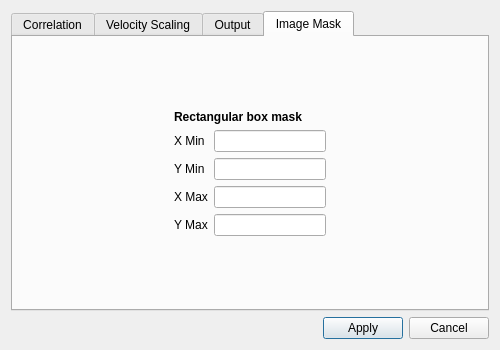
<?xml version="1.0" encoding="UTF-8"?>
<ui version="4.0">
 <class>SetupWindow</class>
 <widget class="QDialog" name="SetupWindow">
  <property name="windowModality">
   <enum>Qt::ApplicationModal</enum>
  </property>
  <property name="geometry">
   <rect>
    <x>0</x>
    <y>0</y>
    <width>500</width>
    <height>350</height>
   </rect>
  </property>
  <property name="sizePolicy">
   <sizepolicy hsizetype="Fixed" vsizetype="Fixed">
    <horstretch>0</horstretch>
    <verstretch>0</verstretch>
   </sizepolicy>
  </property>
  <property name="minimumSize">
   <size>
    <width>500</width>
    <height>350</height>
   </size>
  </property>
  <property name="maximumSize">
   <size>
    <width>500</width>
    <height>350</height>
   </size>
  </property>
  <property name="windowTitle">
   <string>Setup</string>
  </property>
  <property name="windowIcon">
   <iconset>
    <normaloff/>
   </iconset>
  </property>
  <layout class="QVBoxLayout" name="verticalLayout_2">
   <item>
    <widget class="QTabWidget" name="tabWidget">
     <property name="enabled">
      <bool>true</bool>
     </property>
     <property name="sizePolicy">
      <sizepolicy hsizetype="Expanding" vsizetype="Expanding">
       <horstretch>0</horstretch>
       <verstretch>0</verstretch>
      </sizepolicy>
     </property>
     <property name="focusPolicy">
      <enum>Qt::TabFocus</enum>
     </property>
     <property name="currentIndex">
      <number>3</number>
     </property>
     <widget class="QWidget" name="correlationTab">
      <attribute name="title">
       <string>Correlation</string>
      </attribute>
      <layout class="QGridLayout" name="gridLayout">
       <item row="1" column="1">
        <widget class="QLabel" name="signalLevelLabel">
         <property name="sizePolicy">
          <sizepolicy hsizetype="Preferred" vsizetype="Minimum">
           <horstretch>0</horstretch>
           <verstretch>0</verstretch>
          </sizepolicy>
         </property>
         <property name="font">
          <font>
           <weight>75</weight>
           <bold>true</bold>
          </font>
         </property>
         <property name="text">
          <string>Signal Level</string>
         </property>
        </widget>
       </item>
       <item row="2" column="2">
        <layout class="QFormLayout" name="signalLevelLayout">
         <property name="labelAlignment">
          <set>Qt::AlignRight|Qt::AlignTrailing|Qt::AlignVCenter</set>
         </property>
         <item row="0" column="0">
          <widget class="QLabel" name="sigMeanLabel">
           <property name="text">
            <string>Signal to Mean</string>
           </property>
          </widget>
         </item>
         <item row="0" column="1">
          <widget class="QLineEdit" name="sigMeanText">
           <property name="sizePolicy">
            <sizepolicy hsizetype="Fixed" vsizetype="Fixed">
             <horstretch>0</horstretch>
             <verstretch>0</verstretch>
            </sizepolicy>
           </property>
           <property name="minimumSize">
            <size>
             <width>100</width>
             <height>0</height>
            </size>
           </property>
           <property name="alignment">
            <set>Qt::AlignCenter</set>
           </property>
          </widget>
         </item>
         <item row="1" column="0">
          <widget class="QLabel" name="sigPeakLabel">
           <property name="text">
            <string>Signal to Next Peak</string>
           </property>
          </widget>
         </item>
         <item row="1" column="1">
          <widget class="QLineEdit" name="sigPeakText">
           <property name="sizePolicy">
            <sizepolicy hsizetype="Fixed" vsizetype="Fixed">
             <horstretch>0</horstretch>
             <verstretch>0</verstretch>
            </sizepolicy>
           </property>
           <property name="minimumSize">
            <size>
             <width>100</width>
             <height>0</height>
            </size>
           </property>
           <property name="alignment">
            <set>Qt::AlignCenter</set>
           </property>
          </widget>
         </item>
        </layout>
       </item>
       <item row="4" column="1">
        <widget class="QLabel" name="gridSetupLabel">
         <property name="font">
          <font>
           <weight>75</weight>
           <bold>true</bold>
          </font>
         </property>
         <property name="text">
          <string>Grid setup</string>
         </property>
        </widget>
       </item>
       <item row="5" column="1" colspan="2">
        <layout class="QFormLayout" name="gridSetupLayout">
         <property name="labelAlignment">
          <set>Qt::AlignRight|Qt::AlignTrailing|Qt::AlignVCenter</set>
         </property>
         <property name="formAlignment">
          <set>Qt::AlignRight|Qt::AlignTop|Qt::AlignTrailing</set>
         </property>
         <item row="0" column="0">
          <widget class="QLabel" name="intArealLabel">
           <property name="text">
            <string>Interrogation Area</string>
           </property>
          </widget>
         </item>
         <item row="0" column="1">
          <widget class="QComboBox" name="intAreaCombo">
           <property name="sizePolicy">
            <sizepolicy hsizetype="Fixed" vsizetype="Fixed">
             <horstretch>0</horstretch>
             <verstretch>0</verstretch>
            </sizepolicy>
           </property>
           <property name="minimumSize">
            <size>
             <width>100</width>
             <height>0</height>
            </size>
           </property>
          </widget>
         </item>
         <item row="1" column="0">
          <widget class="QLabel" name="xSpacinglabel">
           <property name="text">
            <string>Horizontal Spacing [pixels]</string>
           </property>
          </widget>
         </item>
         <item row="1" column="1">
          <widget class="QLineEdit" name="xSpacing">
           <property name="sizePolicy">
            <sizepolicy hsizetype="Fixed" vsizetype="Fixed">
             <horstretch>0</horstretch>
             <verstretch>0</verstretch>
            </sizepolicy>
           </property>
           <property name="minimumSize">
            <size>
             <width>100</width>
             <height>0</height>
            </size>
           </property>
           <property name="alignment">
            <set>Qt::AlignCenter</set>
           </property>
          </widget>
         </item>
         <item row="2" column="0">
          <widget class="QLabel" name="ySpacingLabel">
           <property name="text">
            <string>Vertical Spacing [pixels]</string>
           </property>
          </widget>
         </item>
         <item row="2" column="1">
          <widget class="QLineEdit" name="ySpacing">
           <property name="sizePolicy">
            <sizepolicy hsizetype="Fixed" vsizetype="Fixed">
             <horstretch>0</horstretch>
             <verstretch>0</verstretch>
            </sizepolicy>
           </property>
           <property name="minimumSize">
            <size>
             <width>100</width>
             <height>0</height>
            </size>
           </property>
           <property name="alignment">
            <set>Qt::AlignCenter</set>
           </property>
          </widget>
         </item>
        </layout>
       </item>
       <item row="0" column="1">
        <spacer name="verticalSpacer">
         <property name="orientation">
          <enum>Qt::Vertical</enum>
         </property>
         <property name="sizeHint" stdset="0">
          <size>
           <width>20</width>
           <height>40</height>
          </size>
         </property>
        </spacer>
       </item>
       <item row="6" column="1">
        <spacer name="verticalSpacer_2">
         <property name="orientation">
          <enum>Qt::Vertical</enum>
         </property>
         <property name="sizeHint" stdset="0">
          <size>
           <width>20</width>
           <height>40</height>
          </size>
         </property>
        </spacer>
       </item>
       <item row="3" column="1">
        <spacer name="verticalSpacer_3">
         <property name="orientation">
          <enum>Qt::Vertical</enum>
         </property>
         <property name="sizeHint" stdset="0">
          <size>
           <width>20</width>
           <height>40</height>
          </size>
         </property>
        </spacer>
       </item>
       <item row="4" column="0">
        <spacer name="horizontalSpacer_2">
         <property name="orientation">
          <enum>Qt::Horizontal</enum>
         </property>
         <property name="sizeType">
          <enum>QSizePolicy::Expanding</enum>
         </property>
         <property name="sizeHint" stdset="0">
          <size>
           <width>50</width>
           <height>20</height>
          </size>
         </property>
        </spacer>
       </item>
       <item row="2" column="3">
        <spacer name="horizontalSpacer_3">
         <property name="orientation">
          <enum>Qt::Horizontal</enum>
         </property>
         <property name="sizeHint" stdset="0">
          <size>
           <width>40</width>
           <height>20</height>
          </size>
         </property>
        </spacer>
       </item>
      </layout>
     </widget>
     <widget class="QWidget" name="scalingTab">
      <attribute name="title">
       <string>Velocity Scaling</string>
      </attribute>
      <layout class="QGridLayout" name="gridLayout_2">
       <item row="2" column="1">
        <layout class="QFormLayout" name="timeScalingLayout">
         <property name="fieldGrowthPolicy">
          <enum>QFormLayout::AllNonFixedFieldsGrow</enum>
         </property>
         <item row="1" column="0">
          <widget class="QLabel" name="deltaTLabel">
           <property name="text">
            <string>delta t [ms]</string>
           </property>
          </widget>
         </item>
         <item row="1" column="1">
          <widget class="QLineEdit" name="deltaTEdit"/>
         </item>
         <item row="2" column="0">
          <widget class="QLabel" name="scaleLabel">
           <property name="text">
            <string>scale factor [mm/pixel]</string>
           </property>
          </widget>
         </item>
         <item row="2" column="1">
          <widget class="QLineEdit" name="scaleEdit"/>
         </item>
        </layout>
       </item>
       <item row="5" column="1">
        <layout class="QVBoxLayout" name="velocityScalingLayout">
         <item>
          <widget class="QRadioButton" name="pixelRadio">
           <property name="text">
            <string>Pixel</string>
           </property>
          </widget>
         </item>
         <item>
          <widget class="QRadioButton" name="velocityRadio">
           <property name="text">
            <string>Velocity</string>
           </property>
          </widget>
         </item>
        </layout>
       </item>
       <item row="4" column="1">
        <widget class="QLabel" name="velocityScalingLabel">
         <property name="sizePolicy">
          <sizepolicy hsizetype="Expanding" vsizetype="Minimum">
           <horstretch>0</horstretch>
           <verstretch>0</verstretch>
          </sizepolicy>
         </property>
         <property name="font">
          <font>
           <weight>75</weight>
           <bold>true</bold>
          </font>
         </property>
         <property name="text">
          <string>Velocity scaling</string>
         </property>
        </widget>
       </item>
       <item row="6" column="1">
        <spacer name="verticalSpacer_4">
         <property name="orientation">
          <enum>Qt::Vertical</enum>
         </property>
         <property name="sizeHint" stdset="0">
          <size>
           <width>20</width>
           <height>40</height>
          </size>
         </property>
        </spacer>
       </item>
       <item row="0" column="1">
        <spacer name="verticalSpacer_5">
         <property name="orientation">
          <enum>Qt::Vertical</enum>
         </property>
         <property name="sizeHint" stdset="0">
          <size>
           <width>20</width>
           <height>40</height>
          </size>
         </property>
        </spacer>
       </item>
       <item row="2" column="0">
        <spacer name="horizontalSpacer_4">
         <property name="orientation">
          <enum>Qt::Horizontal</enum>
         </property>
         <property name="sizeHint" stdset="0">
          <size>
           <width>40</width>
           <height>20</height>
          </size>
         </property>
        </spacer>
       </item>
       <item row="4" column="2">
        <spacer name="horizontalSpacer_5">
         <property name="orientation">
          <enum>Qt::Horizontal</enum>
         </property>
         <property name="sizeHint" stdset="0">
          <size>
           <width>40</width>
           <height>20</height>
          </size>
         </property>
        </spacer>
       </item>
       <item row="3" column="1">
        <spacer name="verticalSpacer_6">
         <property name="orientation">
          <enum>Qt::Vertical</enum>
         </property>
         <property name="sizeHint" stdset="0">
          <size>
           <width>20</width>
           <height>40</height>
          </size>
         </property>
        </spacer>
       </item>
       <item row="1" column="1">
        <widget class="QLabel" name="timeScalingLabel">
         <property name="font">
          <font>
           <weight>75</weight>
           <bold>true</bold>
          </font>
         </property>
         <property name="text">
          <string>Time delay and scaling factor</string>
         </property>
        </widget>
       </item>
      </layout>
     </widget>
     <widget class="QWidget" name="outputTab">
      <attribute name="title">
       <string>Output</string>
      </attribute>
      <layout class="QGridLayout" name="gridLayout_3">
       <item row="1" column="1">
        <widget class="QLabel" name="outputDirectoryLabel">
         <property name="text">
          <string>Output directory</string>
         </property>
        </widget>
       </item>
       <item row="2" column="1">
        <layout class="QHBoxLayout" name="outputLayout">
         <item>
          <widget class="QLineEdit" name="directoryEdit"/>
         </item>
         <item>
          <widget class="QToolButton" name="directoryButton">
           <property name="text">
            <string>...</string>
           </property>
          </widget>
         </item>
        </layout>
       </item>
       <item row="4" column="1">
        <widget class="QLabel" name="templateLabel">
         <property name="text">
          <string>File template name</string>
         </property>
        </widget>
       </item>
       <item row="5" column="1">
        <layout class="QHBoxLayout" name="horizontalLayout_2">
         <item>
          <widget class="QLineEdit" name="templateEdit"/>
         </item>
         <item>
          <widget class="QLabel" name="templateNoteLabel">
           <property name="text">
            <string>e.g. test%d.txt</string>
           </property>
          </widget>
         </item>
        </layout>
       </item>
       <item row="0" column="1">
        <spacer name="verticalSpacer_7">
         <property name="orientation">
          <enum>Qt::Vertical</enum>
         </property>
         <property name="sizeHint" stdset="0">
          <size>
           <width>20</width>
           <height>40</height>
          </size>
         </property>
        </spacer>
       </item>
       <item row="6" column="1">
        <spacer name="verticalSpacer_8">
         <property name="orientation">
          <enum>Qt::Vertical</enum>
         </property>
         <property name="sizeHint" stdset="0">
          <size>
           <width>20</width>
           <height>40</height>
          </size>
         </property>
        </spacer>
       </item>
       <item row="2" column="0">
        <spacer name="horizontalSpacer_6">
         <property name="orientation">
          <enum>Qt::Horizontal</enum>
         </property>
         <property name="sizeHint" stdset="0">
          <size>
           <width>40</width>
           <height>20</height>
          </size>
         </property>
        </spacer>
       </item>
       <item row="4" column="2">
        <spacer name="horizontalSpacer_7">
         <property name="orientation">
          <enum>Qt::Horizontal</enum>
         </property>
         <property name="sizeHint" stdset="0">
          <size>
           <width>40</width>
           <height>20</height>
          </size>
         </property>
        </spacer>
       </item>
       <item row="3" column="1">
        <spacer name="verticalSpacer_9">
         <property name="orientation">
          <enum>Qt::Vertical</enum>
         </property>
         <property name="sizeHint" stdset="0">
          <size>
           <width>20</width>
           <height>40</height>
          </size>
         </property>
        </spacer>
       </item>
      </layout>
     </widget>
     <widget class="QWidget" name="maskTab">
      <property name="maximumSize">
       <size>
        <width>478</width>
        <height>16777215</height>
       </size>
      </property>
      <attribute name="title">
       <string>Image Mask</string>
      </attribute>
      <layout class="QGridLayout" name="gridLayout_4">
       <item row="1" column="1">
        <widget class="QLabel" name="rectangleLabel">
         <property name="sizePolicy">
          <sizepolicy hsizetype="Minimum" vsizetype="Minimum">
           <horstretch>0</horstretch>
           <verstretch>0</verstretch>
          </sizepolicy>
         </property>
         <property name="font">
          <font>
           <weight>75</weight>
           <bold>true</bold>
          </font>
         </property>
         <property name="text">
          <string>Rectangular box mask</string>
         </property>
        </widget>
       </item>
       <item row="2" column="1">
        <layout class="QFormLayout" name="rectangleLayout">
         <property name="fieldGrowthPolicy">
          <enum>QFormLayout::AllNonFixedFieldsGrow</enum>
         </property>
         <item row="0" column="0">
          <widget class="QLabel" name="xMinLabel">
           <property name="text">
            <string>X Min</string>
           </property>
          </widget>
         </item>
         <item row="0" column="1">
          <widget class="QLineEdit" name="xMinEdit"/>
         </item>
         <item row="1" column="0">
          <widget class="QLabel" name="yMinLabel">
           <property name="text">
            <string>Y Min</string>
           </property>
          </widget>
         </item>
         <item row="1" column="1">
          <widget class="QLineEdit" name="yMinEdit"/>
         </item>
         <item row="2" column="0">
          <widget class="QLabel" name="xMaxLabel">
           <property name="text">
            <string>X Max</string>
           </property>
          </widget>
         </item>
         <item row="2" column="1">
          <widget class="QLineEdit" name="xMaxEdit"/>
         </item>
         <item row="3" column="0">
          <widget class="QLabel" name="yMaxLabel">
           <property name="text">
            <string>Y Max</string>
           </property>
          </widget>
         </item>
         <item row="3" column="1">
          <widget class="QLineEdit" name="yMaxEdit"/>
         </item>
        </layout>
       </item>
       <item row="3" column="1">
        <spacer name="verticalSpacer_10">
         <property name="orientation">
          <enum>Qt::Vertical</enum>
         </property>
         <property name="sizeHint" stdset="0">
          <size>
           <width>20</width>
           <height>40</height>
          </size>
         </property>
        </spacer>
       </item>
       <item row="0" column="1">
        <spacer name="verticalSpacer_11">
         <property name="orientation">
          <enum>Qt::Vertical</enum>
         </property>
         <property name="sizeHint" stdset="0">
          <size>
           <width>20</width>
           <height>40</height>
          </size>
         </property>
        </spacer>
       </item>
       <item row="2" column="0">
        <spacer name="horizontalSpacer_8">
         <property name="orientation">
          <enum>Qt::Horizontal</enum>
         </property>
         <property name="sizeHint" stdset="0">
          <size>
           <width>40</width>
           <height>20</height>
          </size>
         </property>
        </spacer>
       </item>
       <item row="2" column="2">
        <spacer name="horizontalSpacer_9">
         <property name="orientation">
          <enum>Qt::Horizontal</enum>
         </property>
         <property name="sizeHint" stdset="0">
          <size>
           <width>40</width>
           <height>20</height>
          </size>
         </property>
        </spacer>
       </item>
      </layout>
     </widget>
    </widget>
   </item>
   <item>
    <layout class="QHBoxLayout" name="horizontalLayout">
     <item>
      <spacer name="horizontalSpacer">
       <property name="orientation">
        <enum>Qt::Horizontal</enum>
       </property>
       <property name="sizeHint" stdset="0">
        <size>
         <width>40</width>
         <height>20</height>
        </size>
       </property>
      </spacer>
     </item>
     <item>
      <widget class="QPushButton" name="applyButton">
       <property name="text">
        <string>Apply</string>
       </property>
      </widget>
     </item>
     <item>
      <widget class="QPushButton" name="cancelButton">
       <property name="text">
        <string>Cancel</string>
       </property>
      </widget>
     </item>
    </layout>
   </item>
  </layout>
  <action name="actionSelect">
   <property name="icon">
    <iconset>
     <normaloff/>
    </iconset>
   </property>
   <property name="text">
    <string>Select</string>
   </property>
  </action>
 </widget>
 <tabstops>
  <tabstop>tabWidget</tabstop>
  <tabstop>directoryEdit</tabstop>
  <tabstop>directoryButton</tabstop>
  <tabstop>templateEdit</tabstop>
  <tabstop>intAreaCombo</tabstop>
  <tabstop>sigMeanText</tabstop>
  <tabstop>sigPeakText</tabstop>
  <tabstop>deltaTEdit</tabstop>
  <tabstop>pixelRadio</tabstop>
  <tabstop>velocityRadio</tabstop>
  <tabstop>xMinEdit</tabstop>
  <tabstop>yMinEdit</tabstop>
  <tabstop>xMaxEdit</tabstop>
 </tabstops>
 <resources>
  <include location="../ui_resources.qrc"/>
 </resources>
 <connections/>
</ui>
